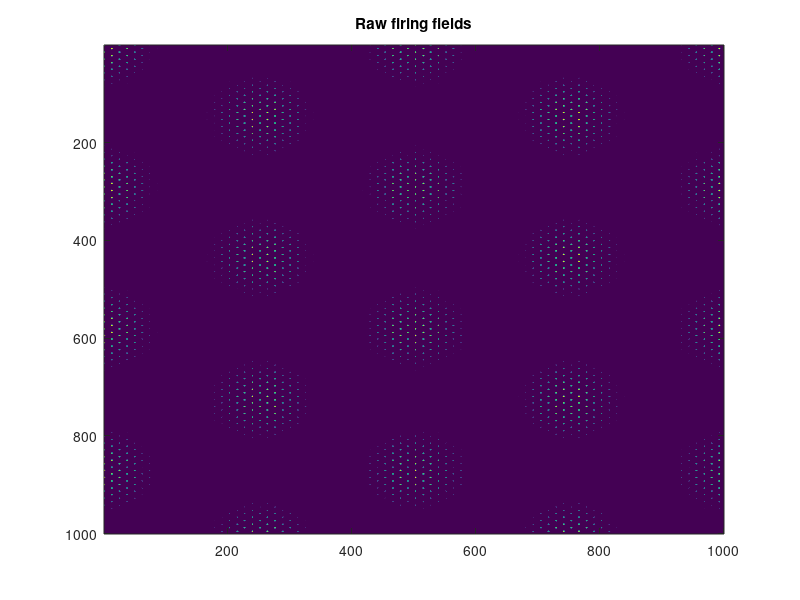
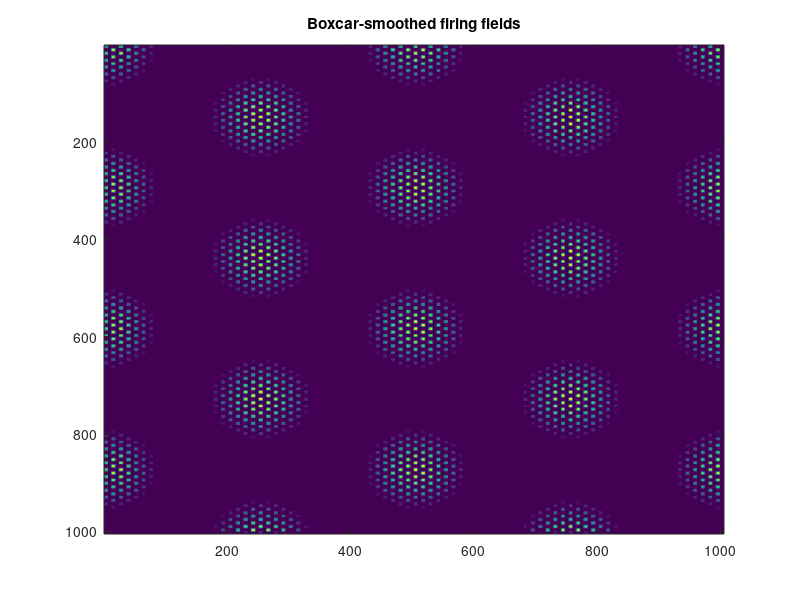
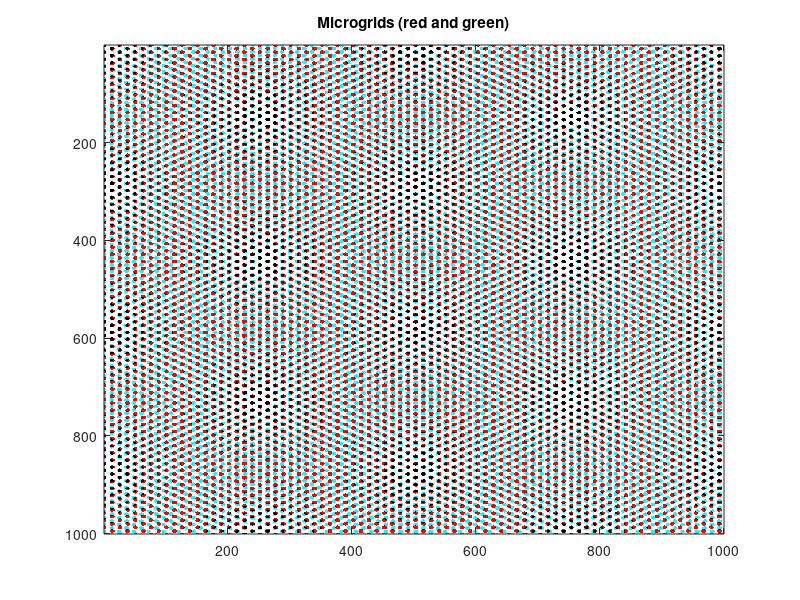

The MATLAB script that drew these images, in order:
% Blair, Welday, and Zhang 2007's Moire oscillatory interference model
% eric zilli - 20110907 - v1.0
%
% This model produce the entorhinal grid pattern by assuming
% that elsewhere in the brain, grid patterns already exist but at
% much higher spatial frequencies (much smaller field spacings). The
% model then suggest that the interference pattern produced by two such
% "theta grids" can produce a larger scale grid. The theta grids in this
% implementation have a fixed relationship to position, so the activity
% needn't be updated in a manner to produce path integration: the grid cell
% activity at each location along a trajectory can all be calculated
% directly in one step.
%
% Because of this, this script does not perform path integration but rather
% plots either the total spatial pattern or the firing that
% would occur along the specified trajectory (which is just a subset of the
% overall pattern). The output is a grid cell "firing rate" that is the
% thresholded sum of the activity of the input theta grids. The manuscript
% uses two passes of a convolution filter to smooth/blur the fields, but
% they do not specify which filter was used, so we use a simple box-car
% filter.
%
% Since the model already assumes the grids exist, perhaps the primary
% contribution of the manuscript is the demonstration of how, if one
% assumes one of the theta grids is the generator of LFP theta, theta
% phase precession may or may not occur depending on how the interfering
% minigrids are chosen (i.e. the scale vs. rotation rules).
%
% Note: This code is not necessarily optimized for speed, but is meant as
% a transparent implementation of the model as described in the manuscript.
%
% This code is released into the public domain. Not for use in skynet.

% Note: to generate the BlairEtAl2007 component of my Figure 1, set:
% useRealTrajectory = 0; useLengthScalingRule = 1; alpha = 0.1;
% nSpatialBins = 1000; minx = -3; maxx = 18; miny = -3; maxy = 18; % cm


% if =0, plot whole 2D pattern.
% if =1, load trajectory from disk and plot activity only along that
useRealTrajectory = 0;

% if =0, uses rotation scaling rule (fixed phase)
% if =1, uses length scaling rule (precessing)
useLengthScalingRule = 1;

%% Model parameters
mu_M = 4; % threshold for cell to fire
c = [0; 0]; % center of one grid field; ignored right now
theta = 0; % orientation of hexagonal pattern
% for length scaling rule:
alpha = 0.05; % difference in scale of theta grids, dorsoventral values: 0.1429 >= lalpha >= 0.0667
% for rotation scaling rule:
phii = 1; % one-half difference in orientation of two theta grids, degrees
lambda = 5; % baseline spacing of theta grids, cm
omegaDirs = theta + [0 pi/3 2*pi/3]; % orientation of component gratings
omega = lambda*[cos(omegaDirs); sin(omegaDirs)]';

%% Gain function g parameters
a = 0.3;
b = -3/2;
g = @(x)(exp(a*(x-b))-1); % gain function

%% Activation function for single grid
% r is a 2-by-n vector of n coordinates
G = @(r)(g(sum(cos(omega*r))));

%% Microgrid rotation matrix for product scaling rule
R = @(phi)([cos(phi) sin(phi); -sin(phi) cos(phi)]);

%% Firing field plot variables
nSpatialBins = 1000;
minx = -100; maxx = 100; % cm
miny = -100; maxy = 100; % cm

%% Compute spatial firing
if useRealTrajectory
  % compute activity at each position in trajectory
  % load trajectory from disk:
  load data/HaftingTraj_centimeters_seconds.mat;
  % package the trajectory the way we want it:
  r = [pos(1,:); pos(2,:)];
  clear pos;
else
  % compute activity at every position in environment
  nSpatialBins = 1000;
  minx = 0; maxx = 100; % cm
  miny = 0; maxy = 100; % cm
  % This is the "environment" to use for my Figure 1:
%   nSpatialBins = 1000;
%   minx = -3; maxx = 18; % cm
%   miny = -3; maxy = 18; % cm
  xs = linspace(minx,maxx,nSpatialBins);
  ys = linspace(miny,maxy,nSpatialBins);
  [X,Y] = meshgrid(xs,ys);
  xs = reshape(X,1,[]);
  ys = reshape(Y,1,[]);
  r = [xs; ys];
  clear X Y;
end

if useLengthScalingRule
  M = G(r) + G(r*(1+alpha)) - mu_M;
else
  M = G(R(-phii)*r) + G(R(phii)*r) - mu_M;
end

% Thresholding:
M = M.*(M>0);

if useRealTrajectory
  figure; plot(r(1,:),r(2,:));
  hold on;
  plot(r(1,M>0), r(2,M>0),'r.')
  title('Spikes (red) and trajectory (blue)')
else
  M = reshape(M,nSpatialBins,[]);
  figure; imagesc(M); title('Raw firing fields');
  figure; imagesc(conv2(M,ones(6)/36)); title('Boxcar-smoothed firing fields');
  
  % No thresholding so fields smoothly fade out:
%   mM = 64*ones(size(M,1),size(M,2),3);
%   scalefact = 64/G([0; 0]);
%   mM(:,:,1) = mM(:,:,1)-scalefact*reshape(G(r*(1+alpha)),nSpatialBins,[]);
%   mM(:,:,2) = mM(:,:,2)-scalefact*reshape(G(r),nSpatialBins,[]);
%   mM(:,:,3) = mM(:,:,3)-scalefact*reshape(G(r),nSpatialBins,[]);
%   figure; image(mM/64); title('Microgrids (red and green)')
  
  % Threshold colors in plot to make fields clearer:
  mM = 64*ones(size(M,1),size(M,2),3);
  scalefact = 64;
  mM(:,:,1) = mM(:,:,1)-scalefact*(reshape(G(r*(1+alpha))>1,nSpatialBins,[]));
  mM(:,:,2) = mM(:,:,2)-scalefact*(reshape(G(r)>1,nSpatialBins,[]));
  mM(:,:,3) = mM(:,:,3)-scalefact*(reshape(G(r)>1,nSpatialBins,[]));
  figure; image(mM/64); title('Microgrids (red and green)')

end
